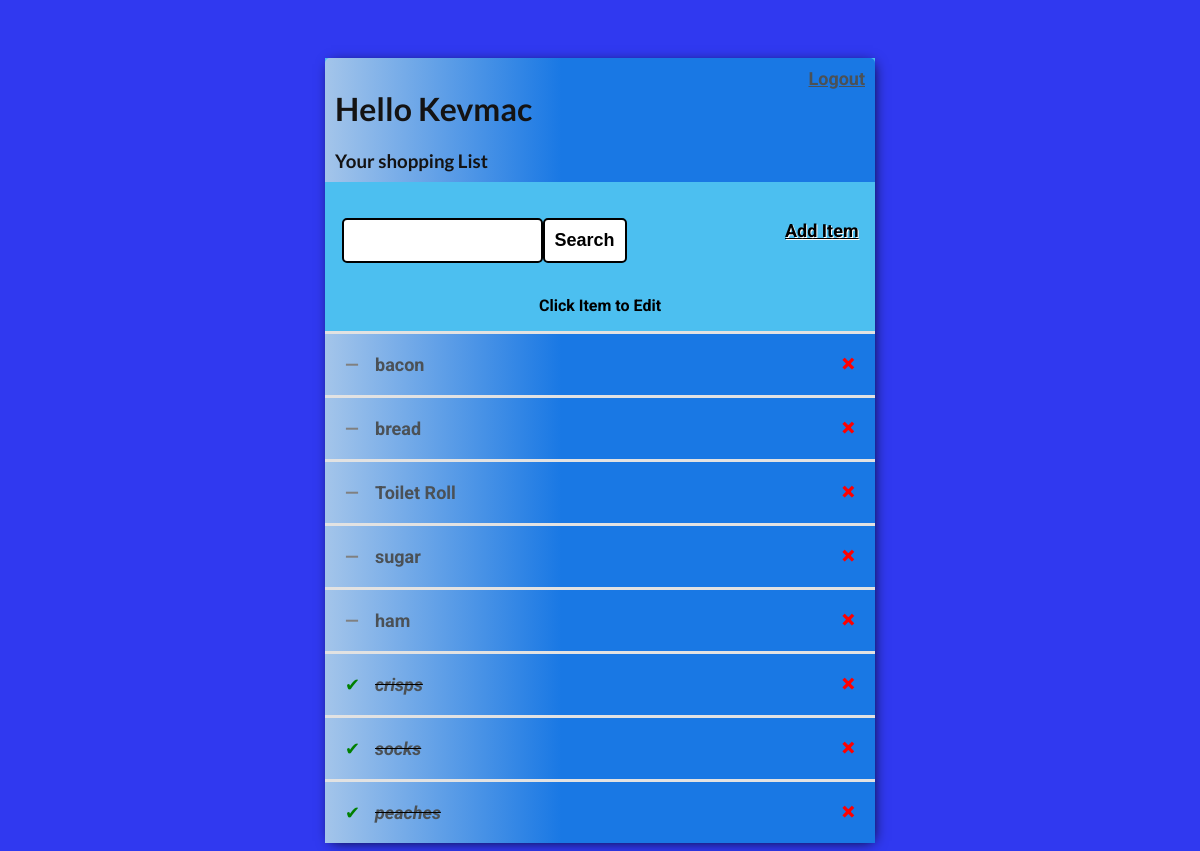
The app's page / (signed in), older data.
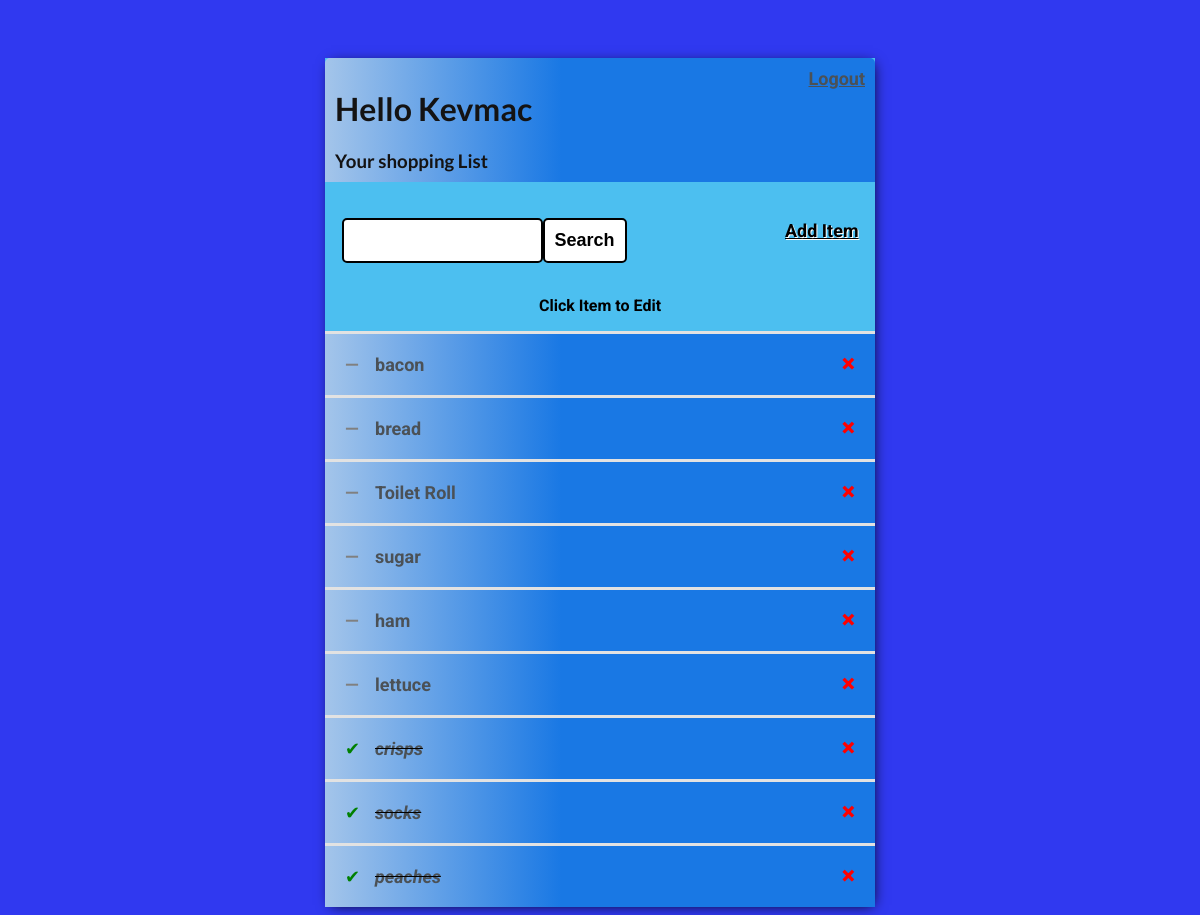
The same page, newer data.
### shop_app/models.py (models this page shows)
class Task(models.Model):
    user = models.ForeignKey(User, on_delete=models.CASCADE, null=True,
                             blank=True)
    title = models.CharField(max_length=100)
    description = models.TextField(null=True, blank=True)
    complete = models.BooleanField(default=False)
    created = models.DateTimeField(auto_now_add=True)
    def __str__(self):
        return self.title
    class Meta:
        ordering = ['complete']

### shop_app/views.py (the view)
# urls.py: path('', TaskList.as_view(), name='tasks'),
class TaskList(LoginRequiredMixin, ListView):
    model = Task
    context_object_name = 'tasks'
    def get_context_data(self, **kwargs):
        context = super().get_context_data(**kwargs)
        context['tasks'] = context['tasks'].filter(user=self.request.user)
        search_input = self.request.GET.get('Search-field') or ''
        if search_input:
            context['tasks'] = context['tasks'].filter(
                title__istartswith=search_input)
        context['search_input'] = search_input
        return context

### shop_app/templates/shop_app/task_list.html (shortened to what this page needs)
<!DOCTYPE html>
<html lang="en">
<head>
</head>
{% extends 'shop_app/main.html' %}
{% block content %}
<header>
<div class="header-bar">
    <div>
        <h1>Hello {{request.user|title}}</h1>
        <h3 style="margin:0">Your shopping List</h3>
    </div>
{% if request.user.is_authenticated %}
<a style="font-size: large" href="{% url 'logout' %}">Logout</a>
{% else %}
<a style="font-size: large" href="{% url 'login' %}">Login</a>
{% endif %}
</div>
</header>
<main>
<div id="search-add-wrapper">
    <form method="GET" style="margin-top: 20px; display:flex">
        <input type="text" name='Search-field' aria-label="Search" value="{{search_input}}">
        <input class="button" type="submit" value='Search' id="search-button" name="search-button">
    </form>
    <a id="add-link" href="{% url 'create-item' %}"> Add Item </a>
</div>
<p style="text-align:center; font-weight: bold; color: black" >Click Item to Edit</p>
<div class="shop-items-wrapper">
    {% for task in tasks %}
        <div class="item-wrapper">
            {% if task.complete %}
            <div class="item-title">
                <div class="item-complete-icon">&#10004;</div>
                <i><s><a href="{% url 'edit-item' task.id %}">{{task}}</a></s></i>
            </div>
            <a title="Remove Item" class="remove-item" href="{% url 'remove-item' task.id %}">&#215;</a>
            {% else %}
            <div class="item-title">
                <div class="item-incomplete-icon">&#8212;</div>
                <a href="{% url 'edit-item' task.id %}">{{task}}</a>
            </div>
            <a title="Remove Item" class="remove-item" href="{% url 'remove-item' task.id %}">&#215;</a>
            {% endif %}
        </div>
        {% empty %}
        <h3>No more items in Shopping List</h3>
        {% endfor %}
</div>
</main>
</html>
{% endblock content %}

Row changes from the older to the newer data that the page shows:
added Task: title "lettuce"
